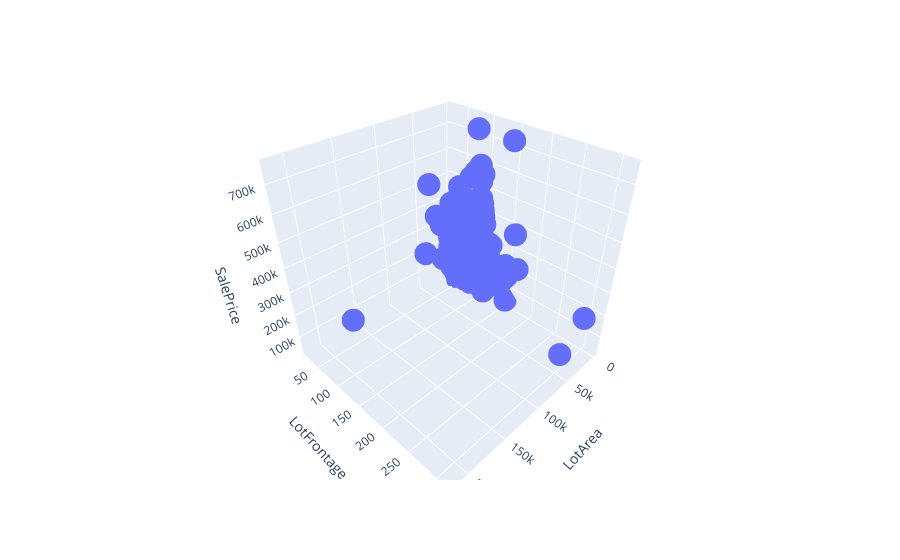

Notebook source saved alongside this figure:
### Code cell
fig = px.scatter_3d(H_data,x = 'LotArea', y='LotFrontage',z = 'SalePrice')
fig.show()

### Figure 1 — Plotly figure (JSON) as saved in the notebook; plotly's stock layout.template omitted (floating-point values rounded to 4 significant figures; data arrays with more than 128 entries replaced by an {"elided": "..."} marker saying what was removed)
{"data": [{"hovertemplate": "LotArea=%{x}<br>LotFrontage=%{y}<br>SalePrice=%{z}<extra></extra>", "legendgroup": "", "marker": {"color": "#636efa", "symbol": "circle"}, "mode": "markers", "name": "", "scene": "scene", "showlegend": false, "type": "scatter3d", "x": {"elided": "1460 int values"}, "y": {"elided": "1460 int values"}, "z": {"elided": "1460 int values"}}], "layout": {"autosize": true, "legend": {"tracegroupgap": 0}, "margin": {"t": 60}, "scene": {"aspectmode": "auto", "aspectratio": {"x": 1, "y": 1, "z": 1}, "domain": {"x": [0, 1], "y": [0, 1]}, "xaxis": {"title": {"text": "LotArea"}, "type": "linear"}, "yaxis": {"title": {"text": "LotFrontage"}, "type": "linear"}, "zaxis": {"title": {"text": "SalePrice"}, "type": "linear"}}}}
